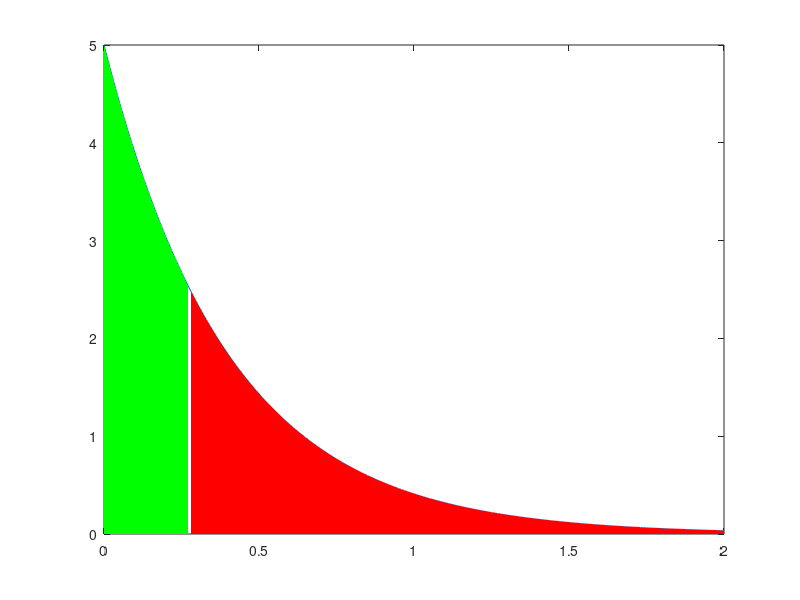

This chart was generated by the following MATLAB code: (Note: this script raises an error after producing the figure.)
fontsize = 14;

close all;

a = 0;
b = -5;
c = 2.5;
moment = -log(.5)/c;

x=-0:.01:2;
y=a-b*exp(-c*x);

plot(x,y);
hold on;

x_point = find(x<=moment);
x_point = numel(x_point);
area(x(1:x_point),y(1:x_point),'EdgeColor','none','FaceColor','g');

area(x(x_point+1:end),y(x_point+1:end),'EdgeColor','none','FaceColor','r');


%xline(0);


xline(moment,'--r');

plot(moment,a-b*exp(-c*moment),'k.','MarkerSize',25);
text(moment+.025,a-b*exp(-c*moment)," " + moment,'interpreter','latex','fontsize',fontsize);

title("$a - b e^{-ct}, a=" + a + ", b = " + b + ", c = " + c + "$",'interpreter','latex','fontsize',fontsize);
%text(.35,4.5,"$\int^{" + moment + "}_{0} " + -b + "  e^{-" + c + " t} dt = 1.0$",'interpreter','latex','fontsize',fontsize);
annotation('textarrow',[.44,.2],[0.65,0.2],'string',"$\int_{0}^{" + moment + "} " + -b + "  e^{-" + c + " t} dt = 1.0$",'interpreter','latex','fontsize',20);
annotation('textarrow',[.4,.3],[.3,.2],'string',"$\int_{" + moment + "}^{\inf} " + -b + "  e^{-" + c + " t} dt = 1.0$",'interpreter','latex','fontsize',20);

set(gca,'FontSize',fontsize);
set(gca,'TickLabelInterpreter','latex');

